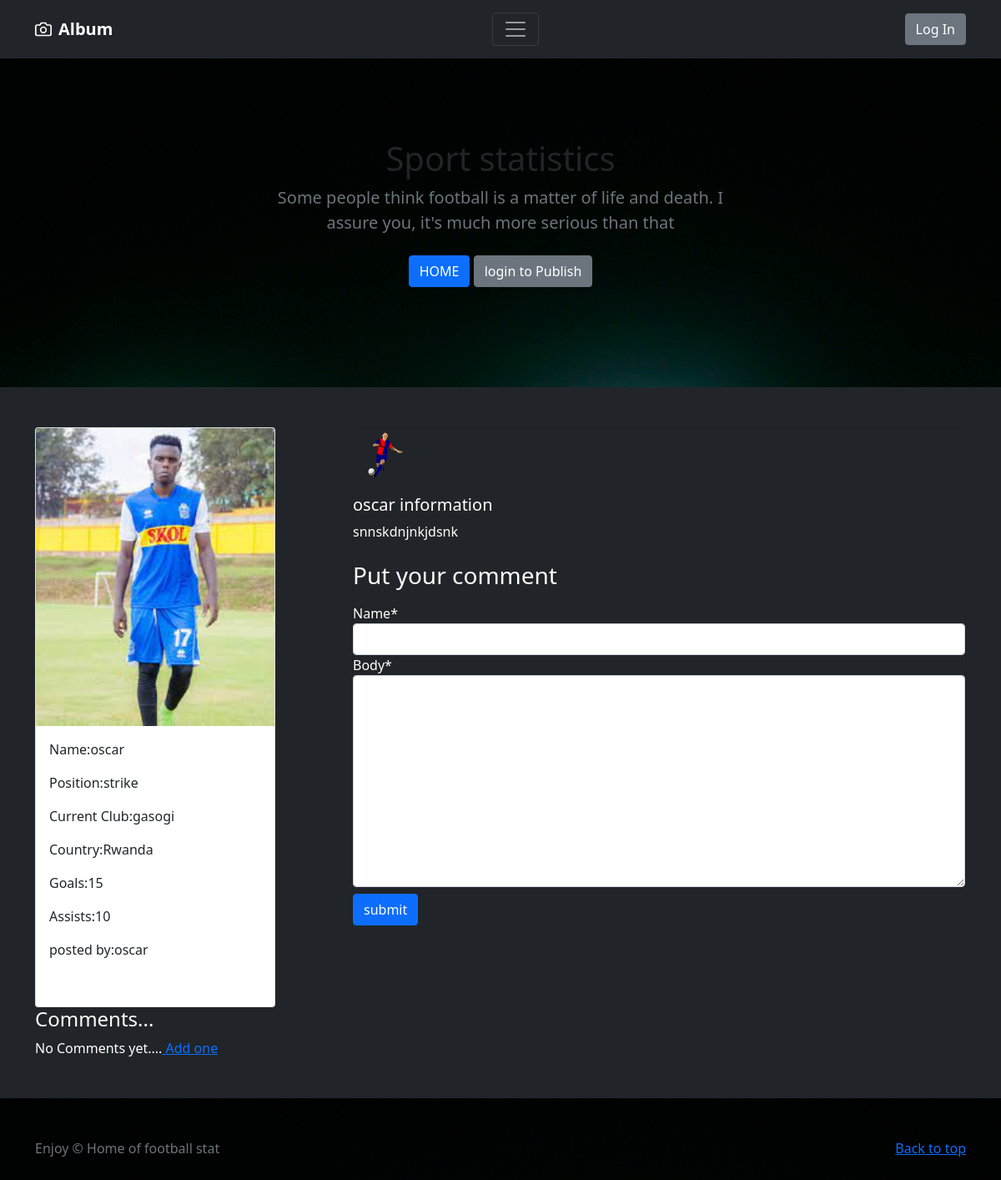
/detail/6/, run on the app's committed database.
### Sport/models.py (models this page shows, shortened)
class Statistic(models.Model):
    name = models.CharField(max_length=250)
    position = models.CharField(max_length=100)
    team = models.CharField(max_length=50)
    country = models.CharField(max_length=50)
    description = models.TextField(max_length=5000)
    goals = models.IntegerField()
    assists = models.IntegerField()
    player_image = models.ImageField(blank=True, null=True, upload_to='images/')
    posted = models.ForeignKey(User, on_delete=models.CASCADE, related_name='posted')
    class Meta:
        verbose_name_plural = "Statistic"
        ordering = ['id']

### Sport/views.py (the view, shortened to what this page needs)
# urls.py: path('detail/', api_detail_view, name='detail'),
def detail(request, id):
    informat = get_object_or_404(Statistic, pk=id)
    comments = informat.comments.all()
    form = CommentForm(request.POST or None)
    context = {
        'informa': informat,
        'form': form,
        'comments': comments
    }
    return render(request, 'html/detail.html', context)

### Sport/forms.py
class CommentForm(forms.ModelForm):
    class Meta:
        model = Comment
        fields = ['name', 'body']

### Sport/templates/html/detail.html (shortened to what this page needs)
{% extends 'html/base.html' %}
{% block content %}
{% load static %}
{% load crispy_forms_tags %}
<div class="row">
    <div class="col">
          <div class="card" style="width: 18rem;">
  <img src="{{ informa.player_image.url }}" class="card-img-top" alt="...">
  <div class="card-body">
      <p class="card-text">Name:{{informa.name}}</p>
                <p class="card-text">Position:{{informa.position}}</p>
                <p class="card-text">Current Club:{{informa.team}}</p>
                <p class="card-text">Country:{{informa.country}}</p>
                <p class="card-text">Goals:{{informa.goals}}</p>
                <p class="card-text">Assists:{{informa.assists}}</p>
                <p class="card-text">posted by:{{informa.posted}}</p>
  </div>
</div>
    </div>
    <div class="col-8 mr-5">
        <div class="card bg-dark text-white">
  <img class="card-img" src="{% static 'image/foot.svg' %}" alt="Card image" style="height:80px; width: 80px;">
  <div class="card-img">
    <h5 class="card-title">{{informa.name}} information</h5>
    <p class="card-text">{{informa.description}}</p>
  </div>
            <div>
                <h3 class="pb-2 mt-4">Put your comment</h3>
                <form action="" method="POST">{% csrf_token %}
                    {{form|crispy}}
                <input type="submit" value="submit" class="btn btn-primary my-2">
                </form>
            </div>
</div>
    </div>
</div>
<div class="text-white">
       <h4>Comments...</h4>
      {% if not comments %}
            No Comments yet....<a href="#">
            Add one
            </a>
      {% endif %}
</div>
{% endblock %}

### data on the page
Statistic: player_image (picture), name "oscar", position "strike", team "gasogi", country "Rwanda", goals "15", assists "10", posted "oscar", description "snnskdnjnkjdsnk"
